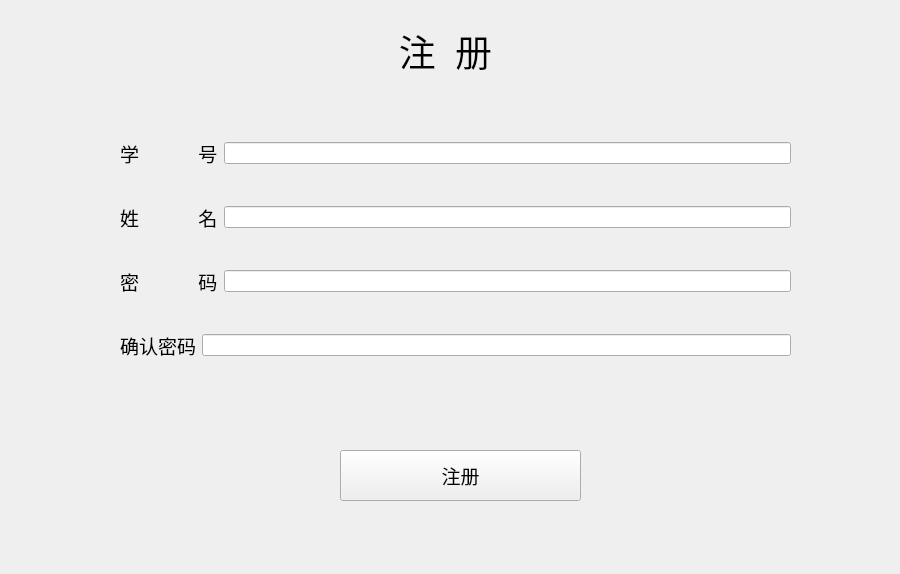
<?xml version="1.0" encoding="UTF-8"?>
<ui version="4.0">
 <class>Form</class>
 <widget class="QWidget" name="Form">
  <property name="geometry">
   <rect>
    <x>0</x>
    <y>0</y>
    <width>900</width>
    <height>574</height>
   </rect>
  </property>
  <property name="windowTitle">
   <string>欢迎登陆图书馆管理系统</string>
  </property>
  <property name="windowIcon">
   <iconset>
    <normaloff>../../LibraryManageDesktopApp-master/LibraryManageDesktopApp-master/images/MainWindow_1.png</normaloff>../../LibraryManageDesktopApp-master/LibraryManageDesktopApp-master/images/MainWindow_1.png</iconset>
  </property>
  <widget class="QLabel" name="signUpLabel">
   <property name="geometry">
    <rect>
     <x>350</x>
     <y>10</y>
     <width>191</width>
     <height>81</height>
    </rect>
   </property>
   <property name="font">
    <font>
     <family>宋体</family>
     <pointsize>28</pointsize>
    </font>
   </property>
   <property name="layoutDirection">
    <enum>Qt::LeftToRight</enum>
   </property>
   <property name="text">
    <string>注  册</string>
   </property>
   <property name="alignment">
    <set>Qt::AlignCenter</set>
   </property>
  </widget>
  <widget class="QWidget" name="layoutWidget">
   <property name="geometry">
    <rect>
     <x>120</x>
     <y>110</y>
     <width>671</width>
     <height>281</height>
    </rect>
   </property>
   <layout class="QGridLayout" name="gridLayout">
    <item row="1" column="0">
     <layout class="QHBoxLayout" name="horizontalLayout_2">
      <item>
       <widget class="QLabel" name="studentNameLabel">
        <property name="font">
         <font>
          <family>Agency FB</family>
          <pointsize>14</pointsize>
         </font>
        </property>
        <property name="text">
         <string>姓            名</string>
        </property>
       </widget>
      </item>
      <item>
       <widget class="QLineEdit" name="studentNameLineEdit">
        <property name="maxLength">
         <number>10</number>
        </property>
       </widget>
      </item>
     </layout>
    </item>
    <item row="2" column="0">
     <layout class="QHBoxLayout" name="horizontalLayout_3">
      <item>
       <widget class="QLabel" name="passwordLabel">
        <property name="font">
         <font>
          <family>Agency FB</family>
          <pointsize>14</pointsize>
         </font>
        </property>
        <property name="text">
         <string>密            码</string>
        </property>
       </widget>
      </item>
      <item>
       <widget class="QLineEdit" name="passwordLineEdit">
        <property name="maxLength">
         <number>16</number>
        </property>
       </widget>
      </item>
     </layout>
    </item>
    <item row="3" column="0">
     <layout class="QHBoxLayout" name="horizontalLayout_4">
      <item>
       <widget class="QLabel" name="passwordConfirmLabel">
        <property name="font">
         <font>
          <family>Agency FB</family>
          <pointsize>14</pointsize>
         </font>
        </property>
        <property name="text">
         <string>确认密码</string>
        </property>
       </widget>
      </item>
      <item>
       <widget class="QLineEdit" name="passwordConfirmLineEdit">
        <property name="maxLength">
         <number>16</number>
        </property>
       </widget>
      </item>
     </layout>
    </item>
    <item row="0" column="0">
     <layout class="QHBoxLayout" name="horizontalLayout">
      <item>
       <widget class="QLabel" name="studentIdLabel">
        <property name="font">
         <font>
          <family>Agency FB</family>
          <pointsize>14</pointsize>
         </font>
        </property>
        <property name="layoutDirection">
         <enum>Qt::LeftToRight</enum>
        </property>
        <property name="frameShadow">
         <enum>QFrame::Plain</enum>
        </property>
        <property name="lineWidth">
         <number>1</number>
        </property>
        <property name="text">
         <string>学            号</string>
        </property>
       </widget>
      </item>
      <item>
       <widget class="QLineEdit" name="studentIdLineEdit">
        <property name="maxLength">
         <number>10</number>
        </property>
       </widget>
      </item>
     </layout>
    </item>
   </layout>
  </widget>
  <widget class="QPushButton" name="signUpbutton">
   <property name="geometry">
    <rect>
     <x>340</x>
     <y>450</y>
     <width>241</width>
     <height>51</height>
    </rect>
   </property>
   <property name="font">
    <font>
     <family>Agency FB</family>
     <pointsize>14</pointsize>
    </font>
   </property>
   <property name="text">
    <string>注册</string>
   </property>
  </widget>
 </widget>
 <resources/>
 <connections/>
</ui>
